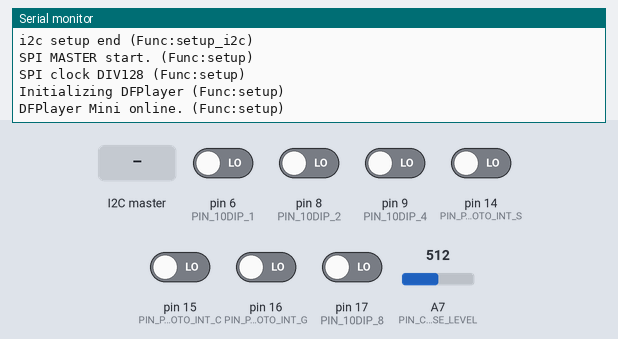
The sketch below on a simulated Arduino Nano, built with avr-gcc and run on an emulated ATmega328P. Shown: the last lines printed to the serial monitor. The test bench sets the inputs (shaded band); at power-on: pin 6 (PIN_10DIP_1), pin 8 (PIN_10DIP_2), pin 9 (PIN_10DIP_4), pin 14 (PIN_PHOTO_INT_S), pin 15 (PIN_PHOTO_INT_C), pin 16 (PIN_PHOTO_INT_G), pin 17 (PIN_10DIP_8) LOW, A7 (PIN_COURSE_LEVEL) = 512. Random numbers use the default seed unless the sketch sets one; the audio player accepts every command and is not drawn.

Above: at 2.4 s.
2.5 s: the I2C master sends the byte 1
At 3.7 s:
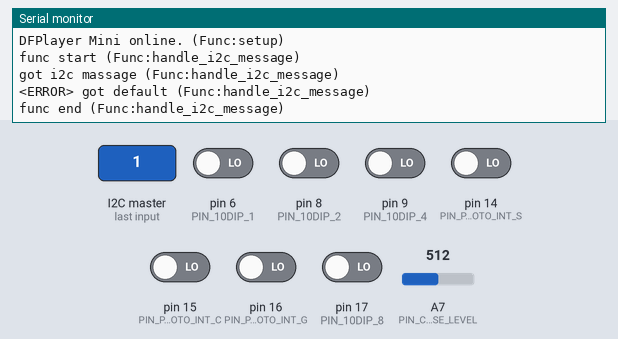
4.0 s: the I2C master sends the byte 0
At 4.26 s:
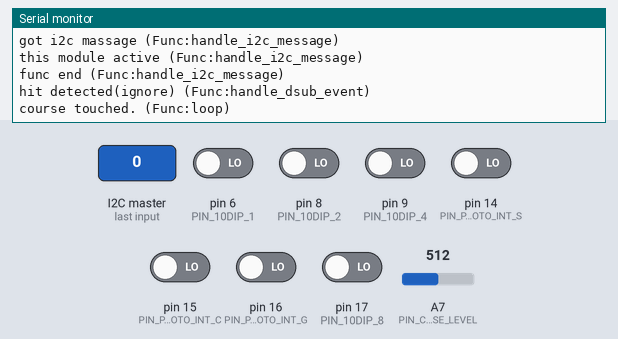
5.6 s: the I2C master sends the byte 2
At 5.67 s:
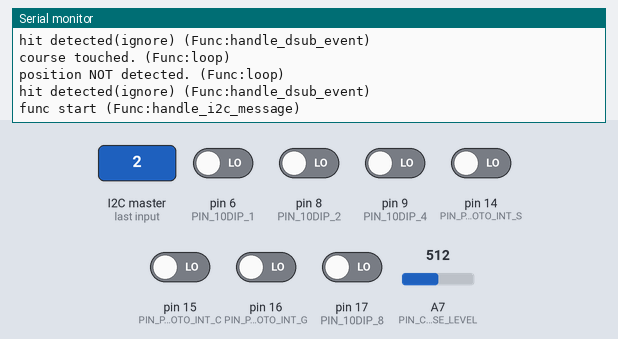
8.6 s: A7 (PIN_COURSE_LEVEL) set to 530
At 8.66 s:
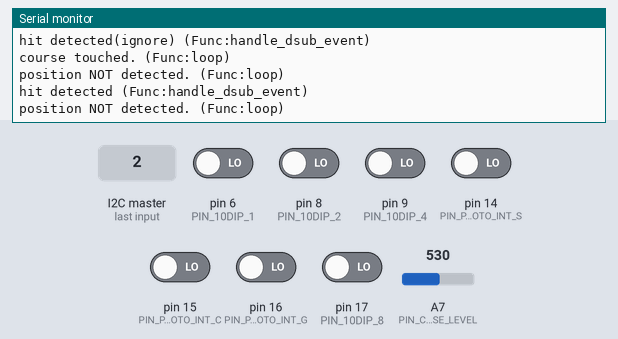
11.6 s: A7 (PIN_COURSE_LEVEL) set to 511
At 11.81 s:
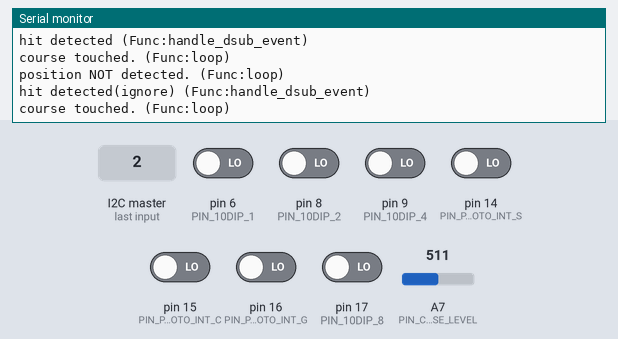
14.6 s: the I2C master sends the byte 90
At 14.74 s:
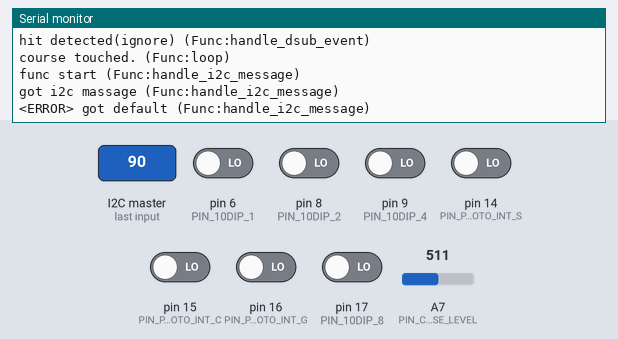

Measured:
- the behaviour switches between 512 and 513 on A7 (PIN_COURSE_LEVEL) (found by bisection; images 3 and 4)
- after the input at 2.5 s, the serial monitor: prints a new line at once (image 1)
- after the input at 4.0 s, the serial monitor: prints a new line after 0.11 s (image 2)
- after the input at 11.6 s, the serial monitor: prints a new line at once (image 5)
- after the input at 14.6 s, the serial monitor: prints a new line at once (image 6)

The sketch:

iraira_vortex_main.ino
```cpp
/**
 * @file iraira_vortex_main.ino
 * @brief イライラ棒渦巻コース制御プログラム
 * @date 2018.10.13
 * @details
 */

//#include <StandardCplusplus.h>
#include <ArduinoSTL.h>
#include <vector>
#include <SoftwareSerial.h>
#include <DFRobotDFPlayerMini.h>
#include "position_detecter.hpp"
#include <SPI.h>
#include <FlexiTimer2.h>
#include "dsub_slave_communicator.hpp"
#include "debug.h"
#include <Arduino.h>

//  ピンアサイン
#define PIN_SOFT_RX1              2
#define PIN_SOFT_TX1              3
#define PIN_SOFT_RX2              4
#define PIN_SOFT_TX2              5
#define PIN_10DIP_1               6         //  DIPロータリースイッチ入力1
#define PIN_10DIP_2               8         //  DIPロータリースイッチ入力2
#define PIN_10DIP_4               9         //  DIPロータリースイッチ入力4
#define PIN_10DIP_8               17        //  DIPロータリースイッチ入力8
#define PIN_SPI_SS                10
#define PIN_PHOTO_INT_S           14
#define PIN_PHOTO_INT_C           15
#define PIN_PHOTO_INT_G           16
#define PIN_COURSE_LEVEL          A7

#define DEF_COURSE_TOUCHED_LEVEL  512

enum LED_ARDUINO_COMM_E {
  LED_ARDUINO_COMM_NONE = 0,
  LED_ARDUINO_COMM_START,
  LED_ARDUINO_COMM_CENTER,
  LED_ARDUINO_COMM_GOAL,
  LED_ARDUINO_COMM_TOUCH,
  LED_ARDUINO_COMM_SCORE,
};

//  関数定義
static bool lf_get_through_signal(int pos);
static byte lf_send_byte_by_spi(byte send_data);
static void setup_i2c(void);
static unsigned char get_slave_address(void);
static bool is_goal(void);
static bool is_hit(void);

//  変数定義
SoftwareSerial softwareSerial(PIN_SOFT_RX1, PIN_SOFT_TX1);    // RX, TX
SoftwareSerial softwareSerial2(PIN_SOFT_RX2, PIN_SOFT_TX2);   // RX, TX
DFRobotDFPlayerMini dFPlayer;
DFRobotDFPlayerMini dFPlayer2;
PositionDetecter positionDetecter({PIN_PHOTO_INT_S, PIN_PHOTO_INT_C, PIN_PHOTO_INT_G});
static bool is_play_random_voice = false;
static bool is_need_to_set_timer = false;
DsubSlaveCommunicator *dsub = NULL;

/**
 * @fn セットアップ処理
 * @brief arduino起動時のセットアップ処理を行う
 * @param None
 * @return None
 * @sa
 * @detail
 */
void setup(){

  //  ピン設定
  pinMode(PIN_COURSE_LEVEL, INPUT);
  pinMode(PIN_PHOTO_INT_S, INPUT);
  pinMode(PIN_PHOTO_INT_C, INPUT);
  pinMode(PIN_PHOTO_INT_G, INPUT);
  pinMode(PIN_SPI_SS, OUTPUT);

  //  シリアル通信開始
  BeginDebugPrint();
  softwareSerial.begin(9600);
  softwareSerial2.begin(9600);

  //  I2Cの設定
  //setup_i2c();
  dsub = new DsubSlaveCommunicator(is_goal, is_hit, get_slave_address());

  //  SPI設定
  SPI.setClockDivider(SPI_CLOCK_DIV128);
  SPI.begin();
  DebugPrint("SPI MASTER start.");
  DebugPrint("SPI clock DIV128");

  //  DFPlayer設定
  DebugPrint("Initializing DFPlayer");

  //  DFPlayer1起動準備
  softwareSerial.listen();
  if (!dFPlayer.begin(softwareSerial)) {  //Use softwareSerial to communicate with mp3.
    DebugPrint("Unable to begin:");
    DebugPrint("1.Please recheck the connection!");
    DebugPrint("2.Please insert the SD card!");
    while(true){
      delay(0); // Code to compatible with ESP8266 watch dog.
    }
  }

  //  DFPlayer2起動準備
  softwareSerial2.listen();
  if (!dFPlayer2.begin(softwareSerial2)) {  //Use softwareSerial to communicate with mp3.
    DebugPrint("Unable to begin:");
    DebugPrint("1.Please recheck the connection!");
    DebugPrint("2.Please insert the SD card!");
    while(true){
      delay(0); // Code to compatible with ESP8266 watch dog.
    }
  }
  DebugPrint("DFPlayer Mini online.");

  //  DFPlayerの音量は15にしておく
  softwareSerial.listen();
  dFPlayer.volume(15);
  //  DFPlayer2の音量は10にしておく
  softwareSerial2.listen();
  dFPlayer2.volume(10);

  //  LED点灯パターン通知
  lf_send_byte_by_spi(LED_ARDUINO_COMM_NONE);

  return;
}

/**
 * @fn メインループ処理
 * @brief arduinoのメインループ処理を行う
 * @param None
 * @return None
 * @detail arduino起動後はsetup()実行後に本関数が繰り返し実行される
 */
void loop(){

  //  マスタから通信開始通知が来ていない場合
  if(!DsubSlaveCommunicator::is_active()){
    //  何もせず次のループへ
    return;
  }

  //D-sub関係イベント処理
  dsub->handle_dsub_event();

  //  棒接触検知
  //  PIN_COURSE_LEVELの電圧レベルが閾値以下であれば接触判定を行う
  //  素直にデジタルピンを使えばよかったと反省
  if(analogRead(PIN_COURSE_LEVEL) <= DEF_COURSE_TOUCHED_LEVEL){
    DebugPrint("course touched.");
  }
  //  棒位置検出
  int position = positionDetecter.get_position();
  long rand_num;
  switch(position){
    case -2:
      DebugPrint("position NOT detected.");
      break;
    case -1:
      DebugPrint("position multi detected.");
      break;
    case PIN_PHOTO_INT_S:
      DebugPrint("position = start");
      //  メインBGM再生
      softwareSerial2.listen();
      dFPlayer2.play(1);         //Play the first mp3
      //  実況1再生
      softwareSerial.listen();
      dFPlayer.playMp3Folder(1);
      //  実況ランダム再生開始
      is_play_random_voice = true;
      is_need_to_set_timer = true;
      //  LED点灯パターン通知
      lf_send_byte_by_spi(LED_ARDUINO_COMM_START);
      break;
    case PIN_PHOTO_INT_C:
      DebugPrint("position = center");
      //  実況2再生
      softwareSerial.listen();
      dFPlayer.playMp3Folder(4);
      //  LED点灯パターン通知
      lf_send_byte_by_spi(LED_ARDUINO_COMM_CENTER);
      break;
    case PIN_PHOTO_INT_G:
      DebugPrint("position = goal");
      //  実況3再生
      rand_num = random(2);
      softwareSerial.listen();
      if(rand_num == 0){
        dFPlayer.playMp3Folder(7);
      }else{
        dFPlayer.playMp3Folder(8);
      }
      //  メインBGM停止
      softwareSerial2.listen();
      dFPlayer2.stop();
      //  実況ランダム再生終了
      is_play_random_voice = false;
      //  LED点灯パターン通知
      lf_send_byte_by_spi(LED_ARDUINO_COMM_GOAL);
      break;
    default:
      break;
  }
  if(is_need_to_set_timer){
    //  3000ms~6000msの間でランダムにタイマーをセットする
    long rand_time = random(3000, 6000);
    FlexiTimer2::set(rand_time, lf_play_random_voice);
    FlexiTimer2::start();
    //  タイマーセット完了したので設定フラグを消去する
    is_need_to_set_timer = false;
  }

  return;
}

/**
 * @fn SPI送信処理
 * @brief
 * @param[in] send_data     送信データ
 * @return return_data      受信データ
 * @detail
 */
static byte lf_send_byte_by_spi(byte send_data){

  digitalWrite(PIN_SPI_SS, LOW);
  byte return_data = SPI.transfer(send_data);
  digitalWrite(PIN_SPI_SS, HIGH);
  return return_data;
}

/**
 * @fn ランダム実況再生処理
 * @brief
 * @param  None
 * @return None
 * @detail
 */
void lf_play_random_voice(void){
  //  ランダム実況再生OFFになっているときは何もしない
  if(!is_play_random_voice){
    return;
  }
  //  タイマーストップ
  FlexiTimer2::stop();
  //  2~6の間でランダムに音声を再生
  long rand_voice_num = random(2, 7);
  softwareSerial.listen();
  dFPlayer.playMp3Folder((uint8_t)rand_voice_num);
  //  タイマー設定フラグを立てる
  is_need_to_set_timer = true;
}

/**
 * @fn I2Cセットアップ処理
 * @brief
 * @param　None
 * @return None
 * @detail
 */
/*
static void setup_i2c(void){
  DebugPrint("i2c setup start");
  DebugPrint("slave address = " + String(get_slave_address()));
  Wire.begin(get_slave_address());     //スレーブアドレスを取得してI2C開始
  DebugPrint("i2c setup end");
}
*/

/**
 * @fn I2Cスレーブアドレス取得処理
 * @brief
 * @param　None
 * @return None
 * @detail
 */
static unsigned char get_slave_address(void){
  return digitalRead(PIN_10DIP_1) | (digitalRead(PIN_10DIP_2) << 1) | (digitalRead(PIN_10DIP_4) << 2) | (digitalRead(PIN_10DIP_8) << 3);
}

static bool is_goal(void){
  int position = positionDetecter.get_position();
  if(position == PIN_PHOTO_INT_G){
    return true;
  }
  return false;
}

static bool is_hit(void){
  if(analogRead(PIN_COURSE_LEVEL) <= DEF_COURSE_TOUCHED_LEVEL){
    return true;
  }
  return false;
}
```

debug.h
```cpp
/*
 * デバッグ用Serial出力
 * 参考:http://monakaice88.hatenablog.com/entry/20141227/1419634072
 */

#ifndef __DEBUG_H__
#define __DEBUG_H__

//  デバッグ出力ON/OFF用マクロ
#define DEBUG

#ifdef DEBUG
    #define BeginDebugPrint()    Serial.begin( 9600 )
    #define DebugPrint( message )\
        {\
            char __buff__[ 128 ];\
            sprintf( __buff__\
                   , "%s (Func:%s)"\
                   , message\
                   , __func__ );\
            Serial.println( __buff__ );\
            Serial.flush();\
        }
#else
    #define BeginDebugPrint()
    #define DebugPrint( message )
#endif // DEBUG
#endif // __DEBUG_H__
```

dsub_slave_communicator.cpp
```cpp
#include "dsub_slave_communicator.hpp"
#include "debug.h"
#include <Wire.h>
#include <Arduino.h>

static const int I2C_BEGIN_TRANS    = 0;     //  通信開始通知
static const int I2C_DETECT_HIT     = 1;     //  コース接触通知確認通知
static const int I2C_DETECT_GOAL    = 2;     //  コース通過通知確認通知
static const int I2C_CHECK_CONNECT  = 3;     //  疎通確認
static const int I2C_END_TRANS      = 4;     //  通信終了通知
static const int I2C_EMPTY          = 99;

bool DsubSlaveCommunicator::_active = false;
char DsubSlaveCommunicator::dprint_buff[128];
std::queue<int> DsubSlaveCommunicator::message_que;

/**
 * @brief コンストラクタ(ピン指定)
 * @param[in] pin_goal_detect ゴール検知ピン番号
 * @param[in] pin_hit_detect  コース接触検知ピン番号
 * @param[in] pin_goal_notify ゴール通知ピン番号
 * @param[in] pin_hit_notify  コース接触通知ピン番号
 * @param[in] adress          スレーブアドレス
 * @param[in] is_reverse_goal ゴール検知判定を反転させるか
 * @param[in] is_reverse_hit  コース接触判定を反転させるか
 * @return None
 */
DsubSlaveCommunicator::DsubSlaveCommunicator
  (int pin_goal_detect, int pin_hit_detect, unsigned char adress,
  bool is_reverse_goal, bool is_reverse_hit)
{
  //  イベント検知インスタンス生成
  goalDetecter = new PinEventDetecter(pin_goal_detect, is_reverse_goal);
  hitDetecter = new PinEventDetecter(pin_hit_detect, is_reverse_hit);
  //  ピン動作モード設定
  //  検知系は入力
  pinMode(pin_goal_detect, INPUT);
  pinMode(pin_hit_detect, INPUT);
  this->setup_i2c(adress);
  _active = false;
};

/**
 * @brief コンストラクタ(検知関数指定)
 * @param
 * @return None
 */
DsubSlaveCommunicator::DsubSlaveCommunicator
  (bool (*f_detect_goal)(void), bool (*f_detect_hit)(void), unsigned char adress)
{
  //  イベント検知インスタンス生成
  goalDetecter = new FuncEventDetecter(f_detect_goal);
  hitDetecter = new FuncEventDetecter(f_detect_hit);
  this->setup_i2c(adress);
  _active = false;
};

/**
 * @brief デストラクタ
 * @param None
 * @return None
 */
DsubSlaveCommunicator::~DsubSlaveCommunicator(void)
{
  if(goalDetecter != NULL){
    delete goalDetecter;
  }
  if(hitDetecter != NULL){
    delete hitDetecter;
  }
}

/**
 * @brief D-sub関係イベント処理関数
 * @param None
 * @return bool true:エラーなし、false:エラーあり
 *
 * @details
 * この関数はゴール・コース接触検知を行うため、定期的に呼ぶ必要がある\n
 * とりあえずはloop()内で実行しておけば大丈夫のはず\n
 * 丁寧なつくりにするならタイマを使って定期的に実行できるようにするとよい
 */
bool DsubSlaveCommunicator::handle_dsub_event(void)
{
  static unsigned long last_hit_time = millis();

  //  ゴール検知したとき
  if(goalDetecter->is_event_detected()){
    DebugPrint("goal detected");
    message_que.push(I2C_DETECT_GOAL);
    _active = false;
  }

  //  コース接触検知したとき
  if(hitDetecter->is_event_detected()){
    unsigned long now_time = millis();
    if((now_time - last_hit_time) > INTERVAL_DETECT_HIT_MS){
      DebugPrint("hit detected");
      last_hit_time = millis();
      message_que.push(I2C_DETECT_HIT);
    }else{
      DebugPrint("hit detected(ignore)")
    }
  }

  return true;
}

/**
 * @brief I2Cセットアップ関数
 * @param[in] adress  スレーブアドレス
 * @return bool true:エラーなし、false:エラーあり
 */
bool DsubSlaveCommunicator::setup_i2c(unsigned char adress){
  if(adress < 0){
    DebugPrint("invalid adress");
    return false;
  }

  DebugPrint("i2c setup start");
  sprintf(dprint_buff, "slave address = %d", adress);
  DebugPrint(dprint_buff);
  Wire.begin(adress);     //  スレーブアドレスを取得してI2C開始
  Wire.onRequest(DsubSlaveCommunicator::send_i2c_message);
  Wire.onReceive(DsubSlaveCommunicator::handle_i2c_message);
  DebugPrint("i2c setup end");

  return true;
}

/**
 * @brief I2Cメッセージ送信処理関数
 * @param[in] byte_num  受信メッセージバイト数
 * @return None
 *
 * 参考:https://github.com/Lchika/IrairaBo_slavetemplate/blob/master/slave_template.ino
 */
void DsubSlaveCommunicator::send_i2c_message(void){
  //DebugPrint("func start");
  if(!message_que.empty()){
    sprintf(dprint_buff, "send i2c [%d]", message_que.front());
    DebugPrint(dprint_buff);
    Wire.write(message_que.front());
    message_que.pop();
  }else{
    //DebugPrint("send i2c [EMPTY]");
    Wire.write(I2C_EMPTY);
  }
  //DebugPrint("func end");
  return;
}

/**
 * @brief I2Cメッセージ処理関数
 * @param[in] byte_num  受信メッセージバイト数
 * @return None
 */
void DsubSlaveCommunicator::handle_i2c_message(int byte_num){
  DebugPrint("func start");
  while(Wire.available()){
    DebugPrint("got i2c massage");
    byte received_massage = Wire.read();
    switch(received_massage){
      case I2C_BEGIN_TRANS:
        DebugPrint("this module active");
        _active = true;
        break;

      //  疎通確認
      case I2C_CHECK_CONNECT:
        DebugPrint("check i2c connect");
        message_que.push(I2C_CHECK_CONNECT);
        break;

      //  I2C通信終了
      case I2C_END_TRANS:
        DebugPrint("end i2c trans");
        //  念のためメッセージキューをクリアする
        while(!message_que.empty()) message_que.pop();
        _active = false;
        break;

      default:
        DebugPrint("<ERROR> got default");
        break;
    }
  }
  DebugPrint("func end");
  return;
}

/**
 * @brief 活性状態確認関数
 * @param None
 * @return bool true:マスタから通信開始通知をもらっている, false:マスタから通信開始通知をもらっていない
 */
bool DsubSlaveCommunicator::is_active(void){
  return DsubSlaveCommunicator::_active;
}
```

dsub_slave_communicator.hpp
```cpp
#ifndef DSUB_SLAVE_COMMUNICATOR_H
#define DSUB_SLAVE_COMMUNICATOR_H

#include "pin_event_detecter.hpp"
#include "func_event_detecter.hpp"
#include <ArduinoSTL.h>
#include <queue>

/**
 * @class DsubSlaveCommunicator
 * @brief D-subを介した通信を管理するクラス、slave用
 *
 * このクラスを利用するにあたって把握しておくべきこと
 * - コンストラクタの引数について
 * - is_active()の使い方
 * - handle_dsub_event()の使い方
 *
 * その他の部分はどのモジュールも共通のはずなので
 * 特に気にする必要はない(ようにこのクラスをつくります)
 */
class DsubSlaveCommunicator {
private:
  static const int INTERVAL_DETECT_HIT_MS = 2000;
  static bool _active;                      //  マスタから通信開始通知をもらっているかどうか
  EventDetecter *goalDetecter = NULL;       //  ゴール検知クラス
  EventDetecter *hitDetecter = NULL;        //  コース接触検知クラス
  static char dprint_buff[];
  static std::queue<int> message_que;              //  送信用メッセージキュー

public:
  DsubSlaveCommunicator(int pin_goal_detect, int pin_hit_detect,
                  unsigned char adress, bool is_reverse_goal = false, bool is_reverse_hit = false);
  DsubSlaveCommunicator(bool (*f_detect_goal)(void), bool (*f_detect_hit)(void), unsigned char adress);
  ~DsubSlaveCommunicator(void);
  bool setup_i2c(unsigned char adress);
  bool handle_dsub_event(void);
  static void send_i2c_message(void);
  static void handle_i2c_message(int byte_num);
  static bool is_active(void);
};

#endif
```

event_detecter.hpp
```cpp
#ifndef EVENT_DETECTER_H
#define EVENT_DETECTER_H

#include <Arduino.h>

/**
 *  @class EventDetecter
 *  @brief イベント検出インターフェース
 */
class EventDetecter {
private:

public:
  virtual ~EventDetecter(){};
  virtual bool is_event_detected() = 0;
};

#endif
```

func_event_detecter.hpp
```cpp
#ifndef FUNC_EVENT_DETECTER_H
#define FUNC_EVENT_DETECTER_H

#include "event_detecter.hpp"
#include <Arduino.h>

/**
 *  @class FuncEventDetecter
 *  @brief 関数イベント検出クラス
 */
class FuncEventDetecter : public EventDetecter {
private:
  bool (*_event_func)(void) = NULL;

public:
  FuncEventDetecter(bool (*event_func)(void)):_event_func(event_func){};
  bool is_event_detected(void){
    if(_event_func != NULL){
      return _event_func();
    }else{
      return false;
    }
  };
};

#endif
```

pin_event_detecter.hpp
```cpp
#ifndef PIN_EVENT_DETECTER_H
#define PIN_EVENT_DETECTER_H

#include "event_detecter.hpp"
#include <Arduino.h>

/**
 *  @class PinEventDetecter
 *  @brief ピンイベント検出クラス
 */
class PinEventDetecter : public EventDetecter {
private:
  int _event_pin;
  bool _is_reverse;

public:
  PinEventDetecter(int event_pin, bool is_reverse = false)
  :_event_pin(event_pin)
  ,_is_reverse(is_reverse){};
  bool is_event_detected(void){
    int detect_level = HIGH;
    if(_is_reverse){
      detect_level = LOW;
    }
    if(digitalRead(_event_pin) == detect_level){
      return true;
    }else{
      return false;
    }
  };
};

#endif
```

position_detecter.cpp
```cpp
#include "position_detecter.hpp"

int PositionDetecter::get_position(void){
  //  すべてのピンについて電圧レベルを取得する
  int detect_count = 0;
  int detect_pin = 0;
  for(int i = 0; i < pins.size(); ++i){
    if(digitalRead(pins[i]) == LOW){
      if(pre_state[i] == false){
        detect_pin = pins[i];
        ++detect_count;
        pre_state[i] = true;
      }
    }else{
      pre_state[i] = false;
    }
  }
  if(detect_count == 1){
    return (detect_pin);
  }else if(detect_count == 0){
    return (-2);
  }else{
    return (-1);
  }
}

void PositionDetecter::reset_state(void){
  for(auto& state : pre_state){
    state = false;
  }
}
```

position_detecter.hpp
```cpp
#ifndef POSITION_DETECTER_H
#define POSITION_DETECTER_H

//#include <StandardCplusplus.h>
#include <ArduinoSTL.h>
#include <vector>
#include <initializer_list>
#include <Arduino.h>

class PositionDetecter {
private:
  std::vector<int> pins;
  std::vector<bool> pre_state;

public:
  PositionDetecter(std::initializer_list<int> input_pins)
   : pins(input_pins)
   , pre_state({false, false, false})
   {};
  int get_position(void);
  void reset_state(void);
};

#endif
```

dio_communicater.cpp
```cpp
#include "dio_communicater.hpp"

bool DioCommunicater::send_signal(const int& num_signal, const int& pin_suffix) const{
  if(send_pins.size() <= pin_suffix){
    return false;
  }
  digitalWrite(send_pins[pin_suffix], HIGH);
  delay((num_signal + 0.5) * interval_ms);
  digitalWrite(send_pins[pin_suffix], LOW);
  return true;
}

int DioCommunicater::receive_signal(const int& pin_suffix) const{
  if(receive_pins.size() <= pin_suffix){
    return (-1);
  }
  while(digitalRead(receive_pins[pin_suffix]) == LOW){
    delay(interval_ms);
  }
  int receive_count = 0;
  delay(interval_ms);
  while(digitalRead(receive_pins[pin_suffix]) == HIGH){
    ++receive_count;
    delay(interval_ms);
  }
  return receive_count;
}
```

dio_communicater.hpp
```cpp
#ifndef DIO_COMMUNICATER_H
#define DIO_COMMUNICATER_H

//#include <StandardCplusplus.h>
#include <ArduinoSTL.h>
#include <vector>
#include <initializer_list>
#include <Arduino.h>

class DioCommunicater {
private:
  int interval_ms;
  std::vector<int> send_pins;
  std::vector<int> receive_pins;

public:
  DioCommunicater(const std::initializer_list<int>& s_pins = {},
    const std::initializer_list<int>& r_pins = {},
    const int& interval = 100)
   : send_pins(s_pins)
   , receive_pins(r_pins)
   , interval_ms(interval)
   {};
   bool send_signal(const int& num_signal, const int& pin_suffix = 0) const;
   int receive_signal(const int& pin_suffix = 0) const;
};

#endif
```
